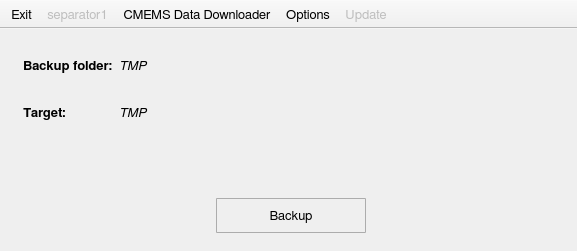
<?xml version="1.0" encoding="UTF-8"?>
<ui version="4.0">
 <class>MainWindow</class>
 <widget class="QMainWindow" name="MainWindow">
  <property name="geometry">
   <rect>
    <x>0</x>
    <y>0</y>
    <width>577</width>
    <height>251</height>
   </rect>
  </property>
  <property name="minimumSize">
   <size>
    <width>0</width>
    <height>0</height>
   </size>
  </property>
  <property name="maximumSize">
   <size>
    <width>16777215</width>
    <height>16777215</height>
   </size>
  </property>
  <property name="font">
   <font>
    <family>FreeSans</family>
    <pointsize>10</pointsize>
    <stylestrategy>PreferAntialias</stylestrategy>
    <kerning>true</kerning>
   </font>
  </property>
  <property name="windowTitle">
   <string>XigmaNAS Conf Backup</string>
  </property>
  <property name="windowIcon">
   <iconset>
    <normaloff>icons/xigmanas_conf_backup_icon.svg</normaloff>icons/xigmanas_conf_backup_icon.svg</iconset>
  </property>
  <property name="styleSheet">
   <string notr="true"/>
  </property>
  <widget class="QWidget" name="centralwidget">
   <property name="autoFillBackground">
    <bool>false</bool>
   </property>
   <layout class="QGridLayout" name="gridLayout">
    <item row="1" column="1">
     <widget class="QScrollArea" name="scroll_area">
      <property name="styleSheet">
       <string notr="true">QScrollArea { background: transparent; }

QScrollArea &gt; QWidget &gt; QWidget { background: transparent; }

QScrollBar:vertical {
  border: 1px solid white;
  background-color: rgb(240, 240, 240);
  width: 20px;
  margin: 21px 0px 21px 0px;
}

QScrollBar:horizontal {
  border: 1px solid white;
  background-color: rgb(240, 240, 240);
  height: 20px;
  margin: 0px 21px 0px 21px;
}

QScrollBar::handle:vertical {
  background-color: rgb(205, 205, 205);
  min-height: 25px;
}

QScrollBar:handle:vertical:hover {
  background-color: rgb(166, 166, 166);
}

QScrollBar:handle:vertical:pressed {
  background-color: rgb(96, 96, 96);
}

QScrollBar::handle:horizontal {
  background-color: rgb(205, 205, 205);
  min-width: 25px;
}

QScrollBar:handle:horizontal:hover {
  background-color: rgb(166, 166, 166);
}

QScrollBar:handle:horizontal:pressed {
  background-color: rgb(96, 96, 96);
}

QScrollBar::add-line:vertical {
  border-top: 1px solid rgb(240,240,240);
  border-left: 1px solid white;
  border-right: 1px solid white;
  border-bottom: 1px solid white;
  background-color: rgb(240, 240, 240);
  height: 20px;
  subcontrol-position: bottom;
  subcontrol-origin: margin;
  border-bottom-right-radius: 5px;
}

QScrollBar::add-line:vertical:hover {
  background-color: rgb(218, 218, 218);
}

QScrollBar::add-line:vertical:pressed {
  background-color: rgb(96, 96, 96);
}

QScrollBar::sub-line:vertical {
  border-top: 1px solid white;
  border-left: 1px solid white;
  border-right: 1px solid white;
  border-bottom: 1px solid rgb(240,240,240);
  background-color: rgb(240, 240, 240);
  height: 20px;
  subcontrol-position: top;
  subcontrol-origin: margin;
  border-top-right-radius: 5px;
}

QScrollBar::sub-line:vertical:hover {
  background-color: rgb(218, 218, 218);
}

QScrollBar::sub-line:vertical:pressed {
  background-color: rgb(96, 96, 96);
}

QScrollBar::up-arrow:vertical {
  image: url(icons/up_arrow_icon.svg); 
  width: 16px;
  height: 16px;
}

QScrollBar::up-arrow:vertical:pressed {
  right: -1px;
  bottom: -1px;
}

QScrollBar::down-arrow:vertical {
  image: url(icons/down_arrow_icon.svg); 
  width: 16px;
  height: 16px;
}

QScrollBar::down-arrow:vertical:pressed {
  right: -1px;
  bottom: -1px;
}

QScrollBar::add-line:horizontal {
  border-top: 1px solid white;
  border-left: 1px solid rgb(240,240,240);
  border-right: 1px solid white;
  border-bottom: 1px solid white;
  background-color: rgb(240, 240, 240);
  width: 20px;
  subcontrol-position: right;
  subcontrol-origin: margin;
  border-bottom-right-radius: 5px;
}

QScrollBar::add-line:horizontal:hover {
  background-color: rgb(218, 218, 218);
}

QScrollBar::add-line:horizontal:pressed {
  background-color: rgb(96, 96, 96);
}

QScrollBar::sub-line:horizontal {
  border-top: 1px solid white;
  border-left: 1px solid white;
  border-right: 1px solid rgb(240,240,240);
  border-bottom: 1px solid white;
  background-color: rgb(240, 240, 240);
  width: 20px;
  subcontrol-position: left;
  subcontrol-origin: margin;
border-bottom-left-radius: 5px;
}

QScrollBar::sub-line:horizontal:hover {
  background-color: rgb(218, 218, 218);
}

QScrollBar::sub-line:horizontal:pressed {
  background-color: rgb(96, 96, 96);
}

QScrollBar::left-arrow:horizontal {
  image: url(icons/left_arrow_icon.svg); 
  width: 16px;
  height: 16px;
}

QScrollBar::left-arrow:horizontal:pressed {
  right: -1px;
  bottom: -1px;
}

QScrollBar::right-arrow:horizontal {
  image: url(icons/right_arrow_icon.svg); 
  width: 16px;
  height: 16px;
}

QScrollBar::right-arrow:horizontal:pressed {
  right: -1px;
  bottom: -1px;
}</string>
      </property>
      <property name="frameShape">
       <enum>QFrame::NoFrame</enum>
      </property>
      <property name="widgetResizable">
       <bool>true</bool>
      </property>
      <widget class="QWidget" name="scrollAreaWidgetContents">
       <property name="geometry">
        <rect>
         <x>0</x>
         <y>0</y>
         <width>543</width>
         <height>172</height>
        </rect>
       </property>
       <layout class="QGridLayout" name="gridLayout_3">
        <item row="0" column="0">
         <layout class="QVBoxLayout" name="verticalLayout">
          <item>
           <layout class="QHBoxLayout" name="horizontalLayout_2">
            <item>
             <layout class="QGridLayout" name="gridLayout_2">
              <property name="verticalSpacing">
               <number>20</number>
              </property>
              <item row="0" column="0">
               <widget class="QLabel" name="label_1">
                <property name="minimumSize">
                 <size>
                  <width>0</width>
                  <height>27</height>
                 </size>
                </property>
                <property name="maximumSize">
                 <size>
                  <width>16777215</width>
                  <height>27</height>
                 </size>
                </property>
                <property name="font">
                 <font>
                  <family>FreeSans</family>
                  <pointsize>10</pointsize>
                  <weight>75</weight>
                  <bold>true</bold>
                  <stylestrategy>PreferAntialias</stylestrategy>
                  <kerning>true</kerning>
                 </font>
                </property>
                <property name="text">
                 <string>Backup folder:</string>
                </property>
               </widget>
              </item>
              <item row="0" column="1">
               <widget class="QLabel" name="label_3">
                <property name="minimumSize">
                 <size>
                  <width>0</width>
                  <height>27</height>
                 </size>
                </property>
                <property name="maximumSize">
                 <size>
                  <width>16777215</width>
                  <height>27</height>
                 </size>
                </property>
                <property name="font">
                 <font>
                  <family>FreeSans</family>
                  <pointsize>10</pointsize>
                  <italic>true</italic>
                  <stylestrategy>PreferAntialias</stylestrategy>
                  <kerning>true</kerning>
                 </font>
                </property>
                <property name="text">
                 <string>TMP</string>
                </property>
               </widget>
              </item>
              <item row="1" column="0">
               <widget class="QLabel" name="label_2">
                <property name="minimumSize">
                 <size>
                  <width>0</width>
                  <height>27</height>
                 </size>
                </property>
                <property name="maximumSize">
                 <size>
                  <width>16777215</width>
                  <height>27</height>
                 </size>
                </property>
                <property name="font">
                 <font>
                  <family>FreeSans</family>
                  <pointsize>10</pointsize>
                  <weight>75</weight>
                  <bold>true</bold>
                  <stylestrategy>PreferAntialias</stylestrategy>
                  <kerning>true</kerning>
                 </font>
                </property>
                <property name="text">
                 <string>Target:</string>
                </property>
               </widget>
              </item>
              <item row="1" column="1">
               <widget class="QLabel" name="label_4">
                <property name="minimumSize">
                 <size>
                  <width>0</width>
                  <height>27</height>
                 </size>
                </property>
                <property name="maximumSize">
                 <size>
                  <width>16777215</width>
                  <height>27</height>
                 </size>
                </property>
                <property name="font">
                 <font>
                  <family>FreeSans</family>
                  <pointsize>10</pointsize>
                  <italic>true</italic>
                  <stylestrategy>PreferAntialias</stylestrategy>
                  <kerning>true</kerning>
                 </font>
                </property>
                <property name="text">
                 <string>TMP</string>
                </property>
               </widget>
              </item>
             </layout>
            </item>
            <item>
             <spacer name="horizontalSpacer_3">
              <property name="orientation">
               <enum>Qt::Horizontal</enum>
              </property>
              <property name="sizeHint" stdset="0">
               <size>
                <width>40</width>
                <height>20</height>
               </size>
              </property>
             </spacer>
            </item>
           </layout>
          </item>
          <item>
           <spacer name="verticalSpacer_4">
            <property name="orientation">
             <enum>Qt::Vertical</enum>
            </property>
            <property name="sizeType">
             <enum>QSizePolicy::Expanding</enum>
            </property>
            <property name="sizeHint" stdset="0">
             <size>
              <width>20</width>
              <height>20</height>
             </size>
            </property>
           </spacer>
          </item>
          <item>
           <layout class="QHBoxLayout" name="horizontalLayout">
            <item>
             <spacer name="horizontalSpacer">
              <property name="orientation">
               <enum>Qt::Horizontal</enum>
              </property>
              <property name="sizeHint" stdset="0">
               <size>
                <width>40</width>
                <height>20</height>
               </size>
              </property>
             </spacer>
            </item>
            <item>
             <widget class="QToolButton" name="backup">
              <property name="enabled">
               <bool>true</bool>
              </property>
              <property name="minimumSize">
               <size>
                <width>150</width>
                <height>35</height>
               </size>
              </property>
              <property name="maximumSize">
               <size>
                <width>150</width>
                <height>35</height>
               </size>
              </property>
              <property name="font">
               <font>
                <family>FreeSans</family>
                <pointsize>10</pointsize>
                <weight>50</weight>
                <bold>false</bold>
                <stylestrategy>PreferAntialias</stylestrategy>
                <kerning>true</kerning>
               </font>
              </property>
              <property name="styleSheet">
               <string notr="true">QToolButton {
	border: 1px solid #acacac;
	border-radius: 1px;
	background-color: qlineargradient(x1:0, y1:0, x2:0, y2:1,
									stop:0 #f0f0f0, stop:1 #e5e5e5);
}

QToolButton:disabled {
	background-color:  rgb(200,200,200);
}

QToolButton:hover {
	border: 1px solid #7eb4ea;
	border-radius: 1px;
	background-color: qlineargradient(x1:0, y1:0, x2:0, y2:1,
									stop:0 #ecf4fc, stop:1 #dcecfc);
}

QToolButton:pressed {
	border: 1px solid #579de5;
	border-radius: 1px;
	background-color: qlineargradient(x1:0, y1:0, x2:0, y2:1,
									stop:0 #daecfc, stop:1 #c4e0fc);
}</string>
              </property>
              <property name="text">
               <string>Backup</string>
              </property>
             </widget>
            </item>
            <item>
             <spacer name="horizontalSpacer_2">
              <property name="orientation">
               <enum>Qt::Horizontal</enum>
              </property>
              <property name="sizeHint" stdset="0">
               <size>
                <width>40</width>
                <height>20</height>
               </size>
              </property>
             </spacer>
            </item>
           </layout>
          </item>
         </layout>
        </item>
       </layout>
      </widget>
     </widget>
    </item>
    <item row="1" column="0">
     <spacer name="horizontalSpacer_4">
      <property name="orientation">
       <enum>Qt::Horizontal</enum>
      </property>
      <property name="sizeType">
       <enum>QSizePolicy::Fixed</enum>
      </property>
      <property name="sizeHint" stdset="0">
       <size>
        <width>5</width>
        <height>20</height>
       </size>
      </property>
     </spacer>
    </item>
    <item row="0" column="1">
     <spacer name="verticalSpacer">
      <property name="orientation">
       <enum>Qt::Vertical</enum>
      </property>
      <property name="sizeType">
       <enum>QSizePolicy::Fixed</enum>
      </property>
      <property name="sizeHint" stdset="0">
       <size>
        <width>20</width>
        <height>5</height>
       </size>
      </property>
     </spacer>
    </item>
   </layout>
  </widget>
  <widget class="QToolBar" name="toolBar">
   <property name="enabled">
    <bool>true</bool>
   </property>
   <property name="windowTitle">
    <string>toolBar</string>
   </property>
   <property name="movable">
    <bool>false</bool>
   </property>
   <property name="iconSize">
    <size>
     <width>35</width>
     <height>35</height>
    </size>
   </property>
   <attribute name="toolBarArea">
    <enum>TopToolBarArea</enum>
   </attribute>
   <attribute name="toolBarBreak">
    <bool>false</bool>
   </attribute>
   <addaction name="actionExit"/>
   <addaction name="actionSeparator1"/>
   <addaction name="actionAbout"/>
   <addaction name="actionOptions"/>
   <addaction name="actionUpdate"/>
  </widget>
  <action name="actionExit">
   <property name="icon">
    <iconset>
     <normaloff>icons/exit_icon.svg</normaloff>icons/exit_icon.svg</iconset>
   </property>
   <property name="text">
    <string>Exit...</string>
   </property>
   <property name="toolTip">
    <string>Exit CMEMS Data Downloader</string>
   </property>
   <property name="font">
    <font>
     <family>FreeSans</family>
     <pointsize>10</pointsize>
     <weight>50</weight>
     <bold>false</bold>
     <stylestrategy>PreferAntialias</stylestrategy>
     <kerning>true</kerning>
    </font>
   </property>
  </action>
  <action name="actionAbout">
   <property name="icon">
    <iconset>
     <normaloff>icons/about_popup_icon.svg</normaloff>icons/about_popup_icon.svg</iconset>
   </property>
   <property name="text">
    <string>CMEMS Data Downloader...</string>
   </property>
   <property name="toolTip">
    <string>About CMEMS Data Downloader</string>
   </property>
   <property name="font">
    <font>
     <family>FreeSans</family>
     <pointsize>10</pointsize>
     <weight>50</weight>
     <bold>false</bold>
     <stylestrategy>PreferAntialias</stylestrategy>
     <kerning>true</kerning>
    </font>
   </property>
  </action>
  <action name="actionSeparator1">
   <property name="enabled">
    <bool>false</bool>
   </property>
   <property name="icon">
    <iconset>
     <normaloff>icons/separator_icon.png</normaloff>icons/separator_icon.png</iconset>
   </property>
   <property name="text">
    <string>separator1</string>
   </property>
  </action>
  <action name="actionUpdate">
   <property name="enabled">
    <bool>false</bool>
   </property>
   <property name="icon">
    <iconset>
     <normaloff>icons/xigmanas_conf_backup_icon.svg</normaloff>icons/xigmanas_conf_backup_icon.svg</iconset>
   </property>
   <property name="text">
    <string>Update...</string>
   </property>
   <property name="toolTip">
    <string>No update available !</string>
   </property>
  </action>
  <action name="actionOptions">
   <property name="icon">
    <iconset>
     <normaloff>icons/option_icon.svg</normaloff>icons/option_icon.svg</iconset>
   </property>
   <property name="text">
    <string>Options...</string>
   </property>
   <property name="toolTip">
    <string>Click to modify CMEMS Data Downloader options</string>
   </property>
  </action>
 </widget>
 <resources/>
 <connections/>
</ui>
